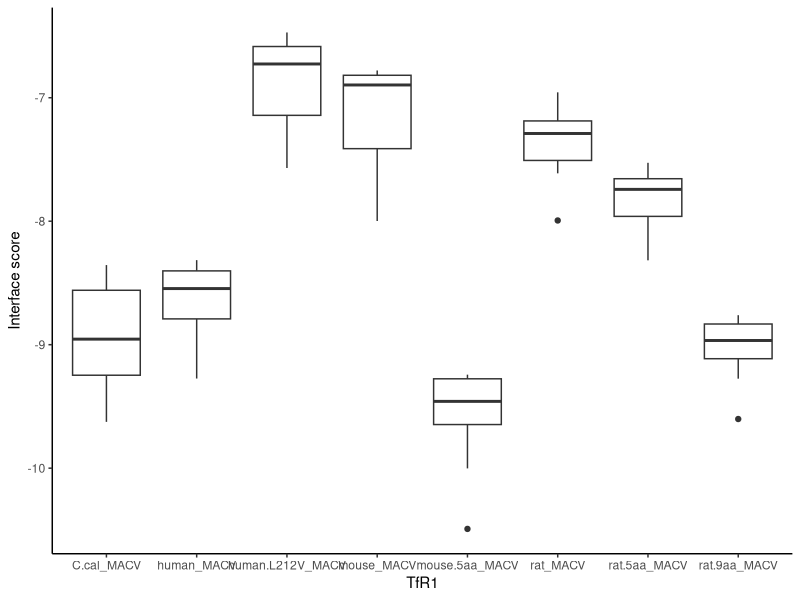

This figure's R source:
library(plyr) # for ldply(), mapvalues()
library(dplyr) # for select(), arrange(), group_by(), filter() 
library(ggplot2) # ggplot()
library(grid) 
require(scales)

#summary.I_sc = read.table("../data/macv_summary_data.csv", sep = ",", header = T)
top.hits = read.table("../data/macv_top_hits.csv", sep = ",", header = T)

             
# Plot 1: box plots               
p1 <- ggplot( top.hits, aes( x=TfR1, y=I_sc ) ) +
        geom_boxplot() +
        ylab( "Interface score" ) +
        theme_classic() #+ 
        #coord_cartesian(ylim=c(-4.5, -10.5)) + 
    	#scale_y_reverse(breaks=seq(-5, -10, -1)) 
        
        
# show plot
#show(p2)
# save plot
ggsave("../figures/macv_boxplot.pdf", plot = p1, width = 12, height = 8)
